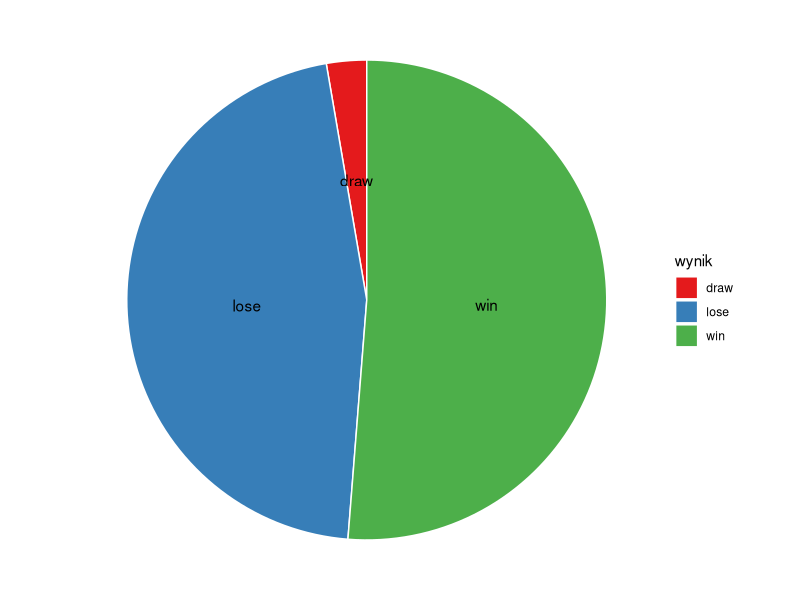
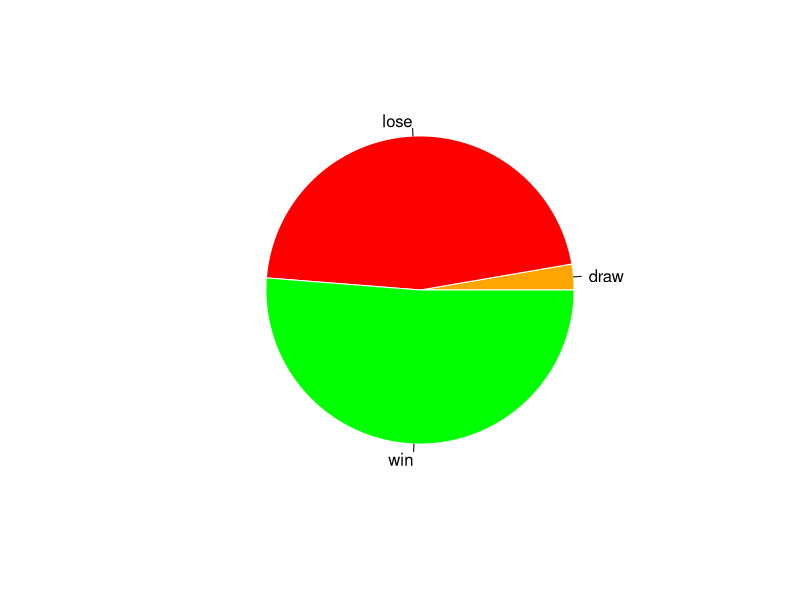

Write R code to recreate these figures, in order.
library(ggplot2)
library(dplyr)
library(RColorBrewer)


df <- read.csv("output2_game_info.csv")
nazwy_bartka <- c("BarMan-ek", "bArmAnEk")

###################### Bardzo źle wyglądające wykresy kołowe
######## Wykresy kołowe dzielące partie na ilość porażek, zwycięstw oraz remisów

df2 <- df %>% transmute(
  wynik = case_when(
    winner %in% nazwy_bartka ~ "win",
    winner == "draw" ~ "draw",
    .default = "lose"
  )
) %>% group_by(wynik) %>% summarise(n = n())


df2 %>% ggplot(aes(x = "", y = n, fill = wynik)) +
  geom_bar(stat="identity", width = 1, color = "white") +
  coord_polar("y", start = 0) +
  
  theme_void() +
  
  geom_text(aes(label = wynik), position = position_stack(vjust = 0.5)) +
  scale_fill_brewer(palette="Set1")


pie(df2$n, labels = df2$wynik, border = "white", col = c("orange", "red", "green"))


####################
